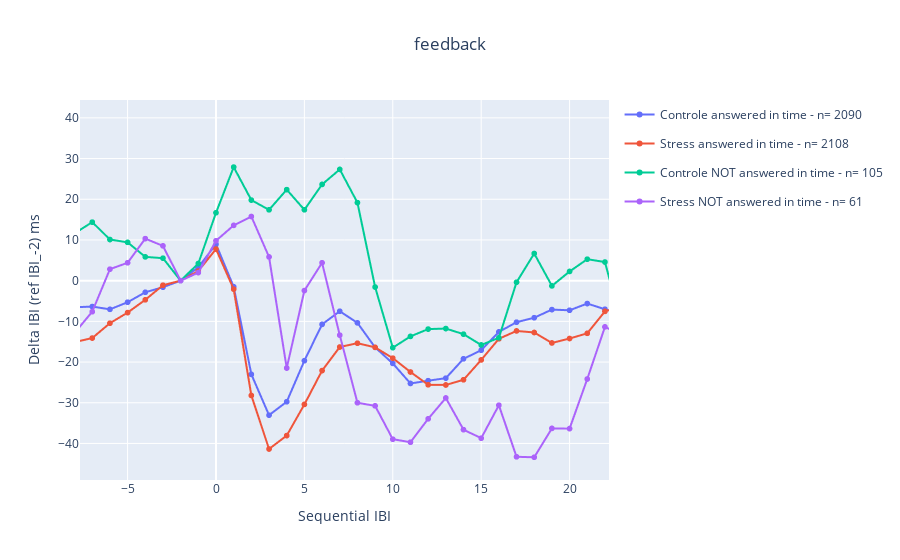

Notebook code cell kept with this figure:
### Markdown cell above
### Per group & answered-in time

### Code cell
fig_list = []
fig = go.Figure()
for answer_in_time in [True, False]:
    shown_groups = []
    for group in ["Controle", "Stress"]:
        rr_group = []
        df_f_gr = df_feedback[
            (df_feedback["Procedure[Block]"] == group)
            & (df_feedback.answered_in_time == answer_in_time)
        ]
        for feeback_idx, _ in df_f_gr.iterrows():
            rr_d = (
                df_slc[df_slc["feedback_index"] == feeback_idx]
                .copy()
                .set_index("IBI_pos")
                .sort_index()["RR_delta_ms"]
            )
            rr_group.append(rr_d)

        df_rr_group = pd.concat(rr_group, axis=1, ignore_index=False)
        rr_group_mean = df_rr_group.mean(axis=1)
        rr_group_std = df_rr_group.std(axis=1)
        fig.add_trace(
            go.Scattergl(
                x=rr_group_mean.index,
                y=rr_group_mean,
                # error_y=dict(type="data", array=rr_group_std, visible=True),
                mode="markers+lines",
                name=group
                + f"{' NOT' if not answer_in_time else ''} answered in time - n= {df_rr_group.shape[1]}",
                legendgroup=group + str(answer_in_time),
                showlegend=group not in shown_groups,
            )
        )
        shown_groups.append(group)

fig.update_layout(height=400, title="feedback", title_x=0.5)
fig.update_xaxes(title_text="Sequential IBI")
fig.update_yaxes(title_text=f"Delta IBI (ref IBI_{reference_ibi_pos}) ms")

### Figure 1 — Plotly figure (JSON) as saved in the notebook; plotly's stock layout.template omitted (floating-point values rounded to 4 significant figures)
{"data": [{"legendgroup": "ControleTrue", "mode": "markers+lines", "name": "Controle answered in time - n= 2090", "showlegend": true, "type": "scattergl", "x": [-45, -44, -43, -42, -41, -40, -39, -38, -37, -36, -35, -34, -33, -32, -31, -30, -29, -28, -27, -26, -25, -24, -23, -22, -21, -20, -19, -18, -17, -16, -15, -14, -13, -12, -11, -10, -9, -8, -7, -6, -5, -4, -3, -2, -1, 0, 1, 2, 3, 4, 5, 6, 7, 8, 9, 10, 11, 12, 13, 14, 15, 16, 17, 18, 19, 20, 21, 22, 23, 24, 25, 26, 27, 28, 29, 30, 31, 32, 33, 34, 35, 36, 37, 38, 39, 40, 41, 42, 43], "y": [-2, -4.8, 1.667, -1.188, 1.385, -0.2258, 0.1471, -2.364, 1.581, 2.467, 3.115, -0.0292, -0.2965, -1.922, 0.1016, 0.5325, 3.696, -0.8816, -0.147, -1.349, -2.178, -4.368, -5.339, -8.141, -8.046, -8.446, -10.01, -7.858, -7.71, -9.317, -9.983, -9.436, -8.164, -10.02, -10.7, -10.8, -7.904, -6.541, -6.365, -7.046, -5.301, -2.857, -1.602, 0, 3.31, 8.958, -1.505, -23.03, -33.05, -29.75, -19.67, -10.74, -7.517, -10.37, -16.4, -20.33, -25.26, -24.58, -23.96, -19.2, -17.09, -12.59, -10.21, -9.105, -7.107, -7.28, -5.626, -7.029, -8.242, -9.768, -8.307, -5.073, -3.178, -5.745, -4.694, -8.074, -7.802, -6.983, -3.473, -1.89, 0.7071, -2.721, -0.4667, -0.8235, 0.5152, -1.556, 4.5, 3.429, 10.5]}, {"legendgroup": "StressTrue", "mode": "markers+lines", "name": "Stress answered in time - n= 2108", "showlegend": true, "type": "scattergl", "x": [-42, -41, -40, -39, -38, -37, -36, -35, -34, -33, -32, -31, -30, -29, -28, -27, -26, -25, -24, -23, -22, -21, -20, -19, -18, -17, -16, -15, -14, -13, -12, -11, -10, -9, -8, -7, -6, -5, -4, -3, -2, -1, 0, 1, 2, 3, 4, 5, 6, 7, 8, 9, 10, 11, 12, 13, 14, 15, 16, 17, 18, 19, 20, 21, 22, 23, 24, 25, 26, 27, 28, 29, 30, 31, 32, 33, 34, 35, 36, 37, 38, 39, 40], "y": [5, 2.438, 3.304, 2.148, 2.786, 1.31, 2.122, 5.281, 3.22, -0.8113, -3.015, -3.859, -5.067, -6.835, -6.387, -4.92, -4.111, -8.374, -7.993, -10.71, -11.75, -12.84, -15.06, -17.52, -16.16, -16.3, -16.43, -16.05, -14.6, -15.25, -15.14, -15.57, -14.93, -15.05, -15.1, -14.1, -10.45, -7.844, -4.708, -1.118, 0, 2.365, 7.762, -2.087, -28.21, -41.36, -38.07, -30.41, -22.1, -16.31, -15.37, -16.39, -19.04, -22.44, -25.58, -25.63, -24.36, -19.48, -14.29, -12.35, -12.73, -15.31, -14.21, -12.94, -7.551, -6.225, -5.509, -3.886, -5.787, -11.69, -9.194, -9.725, -7.604, -5.094, 1.255, -0.5952, 2.345, 3.556, 4.071, 6.741, 6.259, 7.227, 11.62]}, {"legendgroup": "ControleFalse", "mode": "markers+lines", "name": "Controle NOT answered in time - n= 105", "showlegend": true, "type": "scattergl", "x": [-41, -40, -39, -38, -37, -36, -35, -34, -33, -32, -31, -30, -29, -28, -27, -26, -25, -24, -23, -22, -21, -20, -19, -18, -17, -16, -15, -14, -13, -12, -11, -10, -9, -8, -7, -6, -5, -4, -3, -2, -1, 0, 1, 2, 3, 4, 5, 6, 7, 8, 9, 10, 11, 12, 13, 14, 15, 16, 17, 18, 19, 20, 21, 22, 23, 24, 25, 26, 27, 28, 29, 30, 31, 32, 33, 34, 35, 36, 37, 38, 39, 40], "y": [4, 2, 2, -6, 10.5, 1.333, 3, 3, -1.333, -27.25, -11.17, -14, -28.11, -16.83, -16.25, -1.806, 6.047, -2.611, 0.1538, -10.09, -12.2, -18.76, -18.18, -13.67, -13.66, -10.88, -13.54, -15.3, -12.13, -12.74, -9.88, -4.576, -1.076, 11.62, 14.38, 10.11, 9.413, 5.848, 5.522, 0, 4.207, 16.68, 27.9, 19.79, 17.4, 22.37, 17.41, 23.64, 27.34, 19.17, -1.565, -16.47, -13.7, -11.9, -11.77, -13.14, -15.8, -14.04, -0.3846, 6.67, -1.287, 2.256, 5.275, 4.574, -11.58, -9.698, -29.06, -12.05, -0.09091, -16.57, -13.57, -24.4, -14.2, -7.333, 0, -7.667, -15, 2, 6, 0, 0, -6]}, {"legendgroup": "StressFalse", "mode": "markers+lines", "name": "Stress NOT answered in time - n= 61", "showlegend": true, "type": "scattergl", "x": [-36, -35, -34, -33, -32, -31, -30, -29, -28, -27, -26, -25, -24, -23, -22, -21, -20, -19, -18, -17, -16, -15, -14, -13, -12, -11, -10, -9, -8, -7, -6, -5, -4, -3, -2, -1, 0, 1, 2, 3, 4, 5, 6, 7, 8, 9, 10, 11, 12, 13, 14, 15, 16, 17, 18, 19, 20, 21, 22, 23, 24, 25, 26, 27, 28, 29, 30, 31, 32], "y": [-4, -14, -10, -2, 8, -6, -6, -11, -7.667, 38.8, 20.6, 6, -6.458, -15.15, -31.17, -27.89, -29.7, -29.36, -24.23, -10.28, -8.848, -11.07, -4.152, 12.13, 10.91, -0.4348, -9.783, -26.35, -12.85, -7.63, 2.826, 4.391, 10.33, 8.543, 0, 1.978, 9.804, 13.59, 15.76, 5.826, -21.48, -2.435, 4.391, -13.39, -30, -30.76, -38.96, -39.7, -33.96, -28.83, -36.61, -38.71, -30.6, -43.28, -43.39, -36.3, -36.35, -24.16, -11.37, -13.52, -15.88, -2.917, 36, 3.333, -20.5, -26, -35, 6, 14]}], "layout": {"autosize": true, "title": {"text": "feedback", "x": 0.5}, "xaxis": {"autorange": false, "range": [-7.693, 22.23], "title": {"text": "Sequential IBI"}, "type": "linear"}, "yaxis": {"autorange": true, "range": [-49.75, 45.16], "title": {"text": "Delta IBI (ref IBI_-2) ms"}, "type": "linear"}}}
